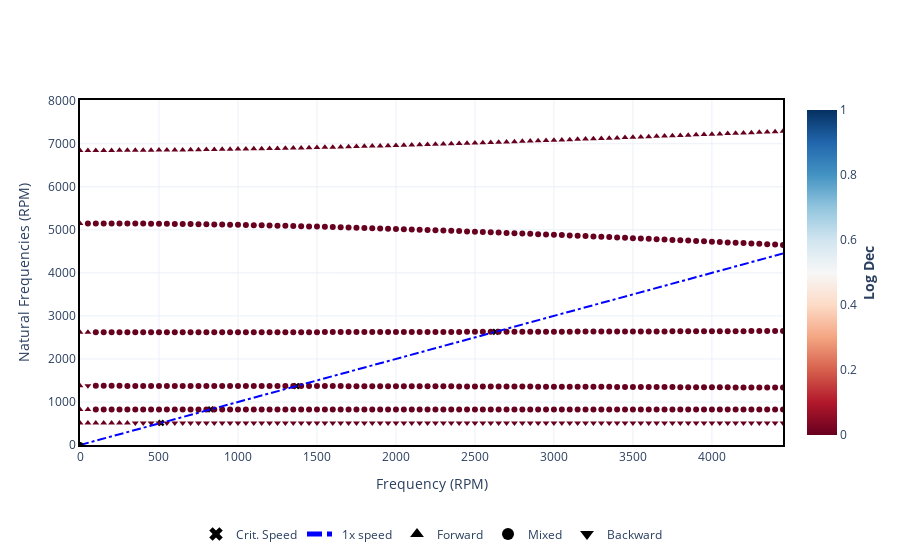

The code cell stored with this chart in its notebook:
### Code cell
campbell.plot(frequency_units="RPM")
